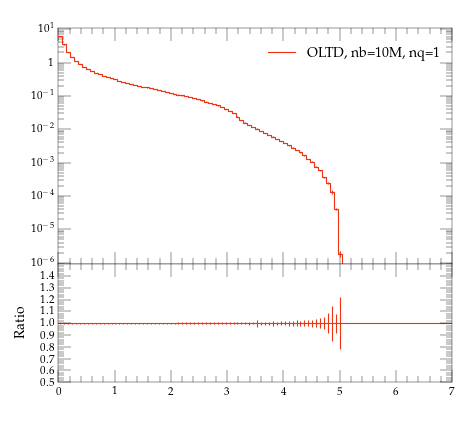

Source code (Python):
#! /usr/bin/env python

# This Python script was auto-generated using YODA v2.0.0.
# Analysis object: /evtb/inc_tb_pt
# Timestamp: 13-04-2024 (01:44:13)

import matplotlib as mpl
import matplotlib.pyplot as plt
mpl.use('Agg') # comment out for interactive use
import os
import numpy as np

plotDir = os.path.split(os.path.realpath(__file__))[0]
if 'YODA_USER_PLOT_PATH' in globals():
    plot_outdir = globals()['YODA_USER_PLOT_PATH']
else:
    plot_outdir = plotDir

#plot style
plt.style.use(os.path.join(plotDir, '../default.mplstyle'))
# plot metadata
figW, figH = plt.rcParams['figure.figsize']
ax_xLabel = r''
ax_yLabel = r''
ax_title  = r''
ax_xScale = 'linear'
ax_yScale = 'log'
xLims = (0.0, 7.0)
yLims = (9e-07, 11.0)

# TeX-friendly labels for the legend
labels = [ r"OLTD, nb=10M, nq=1" ]

# Create figure and axis objects
fig, (ax, ratio0_ax) = plt.subplots(2, 1, sharex=True,
                  figsize=(figW,figH), gridspec_kw={'height_ratios': (2, 1)})
ratio0_ax.yaxis.set_major_locator(mpl.ticker.MultipleLocator(0.1))
ratio0_ax.set_ylim(0.5, 1.4999)
ratio0_ax.set_ylabel('Ratio')

# LineColor map: curve index -> color
linecolors = {0: '#EE3311'}
# the numerical data is stored in a separate file
dataf = dict()
prefix = os.path.split(__file__)[0]
if prefix:    prefix = prefix + '/'
exec(open(prefix+'inc_tb_pt__data.py').read(), dataf)


legend_handles = [] # keep track of handles for the legend

# style options for curves
# starts at zorder>=5 to draw curve on top of legend
styles = {
  'curve0': {
    'color' : linecolors[0],
    'linestyle' : '-',
    'marker' : 'o',
    'zorder' : 5,
    'histstyle' : True,
  },
}
# curve from input yoda files in main panel
for label in dataf['yvals'].keys():
    if all(np.isnan(v) for v in dataf['yvals'][label]):
        continue
    tmp = None
    if styles[label]['histstyle']: # draw as histogram
        tmp, = ax.plot(dataf['xedges'], dataf['yedges'][label],
                       color=styles[label]['color'],
                       linestyle=styles[label]['linestyle'],
                       drawstyle='steps-pre', solid_joinstyle='miter',
                       zorder=styles[label]['zorder'], label=label)
        ax.errorbar(dataf['xpoints'], dataf['yvals'][label], color=styles[label]['color'],
                    xerr=dataf['xerrs'], yerr=[dataf['ydowns'][label], dataf['yups'][label]],
                    linestyle='none', zorder=styles[label]['zorder'])
    else: # draw as scatter
        tmp = ax.errorbar(dataf['xpoints'], dataf['yvals'][label],
                          xerr=dataf['xerrs'],
                          yerr=[ dataf['ydowns'][label],
                          dataf['yups'][label] ],
                          fmt=styles[label]['marker'],
                          ecolor=styles[label]['color'],
                          color=styles[label]['color'], zorder=2)
        tmp[-1][0].set_linestyle(styles[label]['linestyle'])
    legend_handles += [tmp]
    for varLabel in dataf['variation_yvals'].keys():
        if varLabel.startswith(label):
            tmp, = ax.plot(dataf['xedges'], dataf['variation_yvals'][varLabel],
                           color=styles[label]['color'],
                           linestyle=styles[label]['linestyle'],
                           drawstyle='steps-pre', solid_joinstyle='miter',
                           zorder=styles[label]['zorder'], alpha=0.5)


# plots on ratio panel
# curve from input yoda files in ratio panel
for label, yvals in dataf['ratio0_yvals'].items():
    if all(np.isnan(v) for v in yvals):
        continue
    if styles[label]['histstyle']: # plot as histogram
        ratio0_ax.plot(dataf['xedges'], yvals,
                       color=styles[label]['color'],
                       linestyle=styles[label]['linestyle'],
                       drawstyle='steps-pre', zorder=1,
                       solid_joinstyle='miter')
        ratio0_ax.vlines(dataf['xpoints'],
                         dataf['ratio0_ymin'][label],
                         dataf['ratio0_ymax'][label],
                         color=styles[label]['color'], zorder=1)
    else: # plot as scatter
        tmp = ratio0_ax.errorbar(dataf['xpoints'],
                                 yvals, xerr=dataf['xerrs'],
                                 yerr=dataf['ratio0_yerrs'][label],
                                 fmt=styles[label]['marker'],
                                 ecolor=styles[label]['color'],
                                 color=styles[label]['color'])
        tmp[-1][0].set_linestyle(styles[label]['linestyle'])

    for varlabel in dataf['ratio0_variation_vals'].keys():
        if varlabel.startswith(label):
            ratio0_ax.plot(dataf['xedges'],
                            dataf['ratio0_variation_vals'][varlabel],
                            color=styles[label]['color'],
                            linestyle=styles[label]['linestyle'],
                            drawstyle='steps-pre', solid_joinstyle='miter',
                            zorder=1, alpha=0.5)

legend_pos = (0.5, 0.97)
ax.legend(legend_handles, labels, loc='upper left', bbox_to_anchor=legend_pos)

# set plot metadata as defined above
ratio0_ax.set_xlabel(ax_xLabel)
ratio0_ax.xaxis.set_label_coords(1., -.15)
ax.set_ylabel(ax_yLabel, loc='top')
ax.set_title(ax_title, loc='left')
ax.set_xscale(ax_xScale)
ax.set_yscale(ax_yScale)
ax.set_xlim(xLims)
ax.set_ylim(yLims)

# tick formatting
plt.rcParams['xtick.top'] = True
plt.rcParams['ytick.right'] = True
ax.yaxis.set_major_locator(mpl.ticker.LogLocator(base=10.0, numticks=np.inf))
ax.yaxis.set_minor_locator(mpl.ticker.LogLocator(
                           base=10.0, subs=np.arange(0.1, 1, 0.1), numticks=np.inf))
fig.align_ylabels((ax, ratio0_ax))
plt.savefig(os.path.join(plot_outdir, 'inc_tb_pt.pdf'), format='PDF')
plt.savefig(os.path.join(plot_outdir, 'inc_tb_pt.png'), format='PNG')

plt.close(fig)
